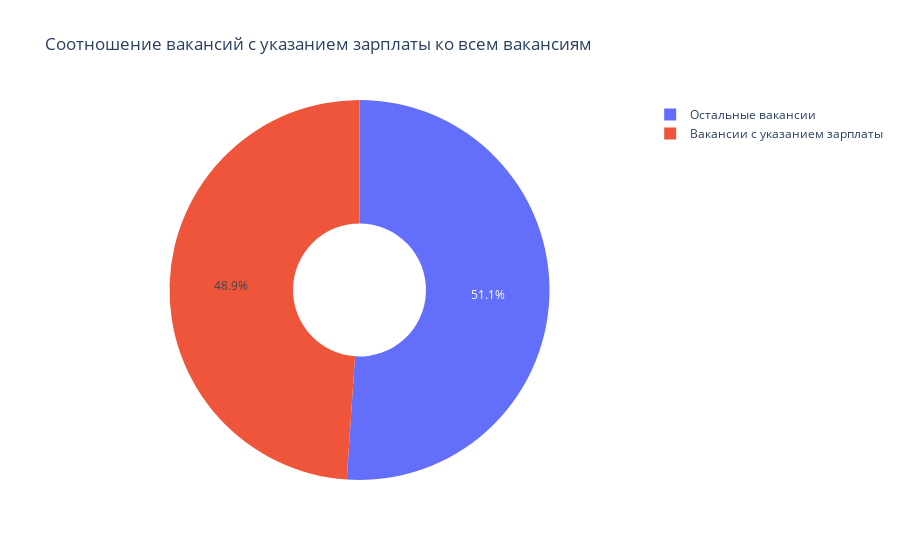

The cell this chart's notebook holds for it:
### Code cell
answers_list = [answer_4_2.cnt, answer_3_1.cnt - answer_4_2.cnt]

x = [int(item.iloc[0]) if isinstance(item, pd.Series) else int(item) for item in answers_list]

fig = px.pie(
        values=x,
        names=['Вакансии с указанием зарплаты', 'Остальные вакансии'],
        title='Соотношение вакансий с указанием зарплаты ко всем вакансиям',
        hole=0.35
)

fig.show()

### Figure 1 — Plotly figure (JSON) as saved in the notebook; plotly's stock layout.template omitted (floating-point values rounded to 4 significant figures)
{"data": [{"domain": {"x": [0, 1], "y": [0, 1]}, "hole": 0.35, "hovertemplate": "label=%{label}<br>value=%{value}<extra></extra>", "labels": ["Вакансии с указанием зарплаты", "Остальные вакансии"], "legendgroup": "", "name": "", "showlegend": true, "type": "pie", "values": [24073, 25124]}], "layout": {"autosize": true, "legend": {"tracegroupgap": 0}, "title": {"text": "Соотношение вакансий с указанием зарплаты ко всем вакансиям"}}}
